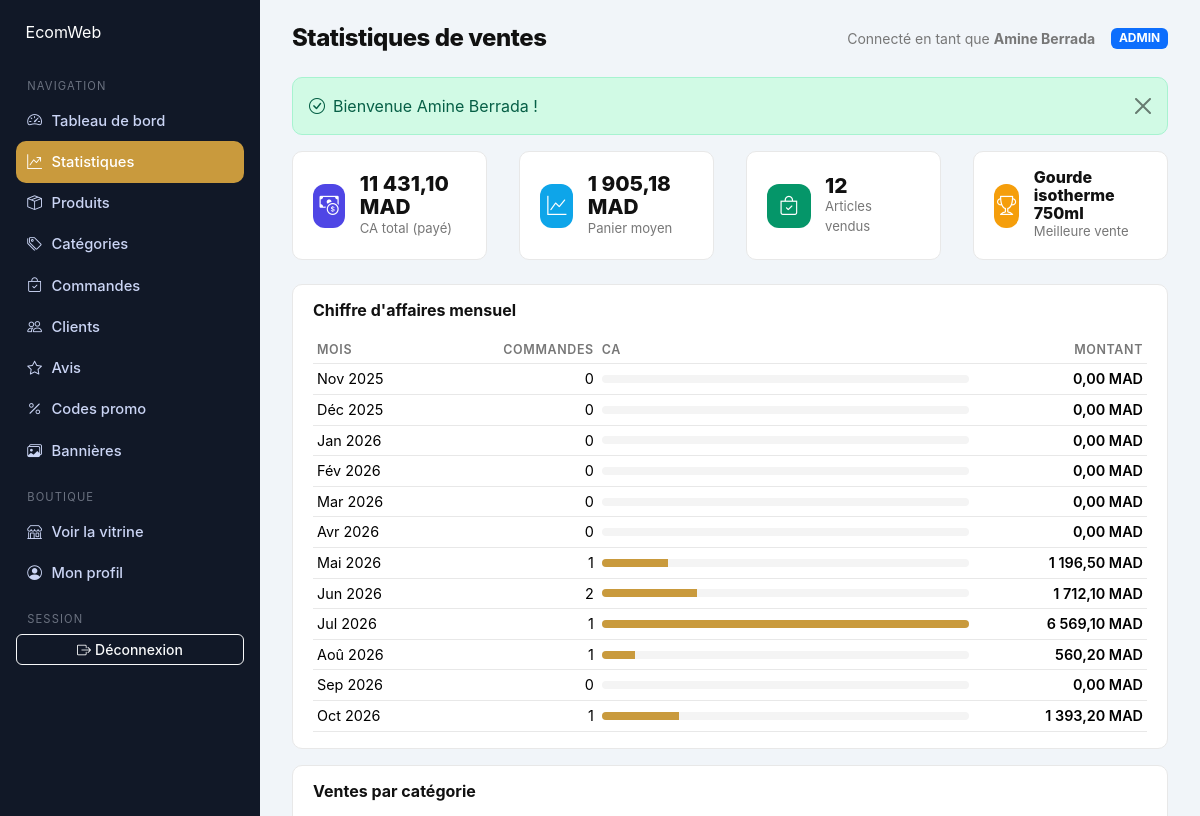
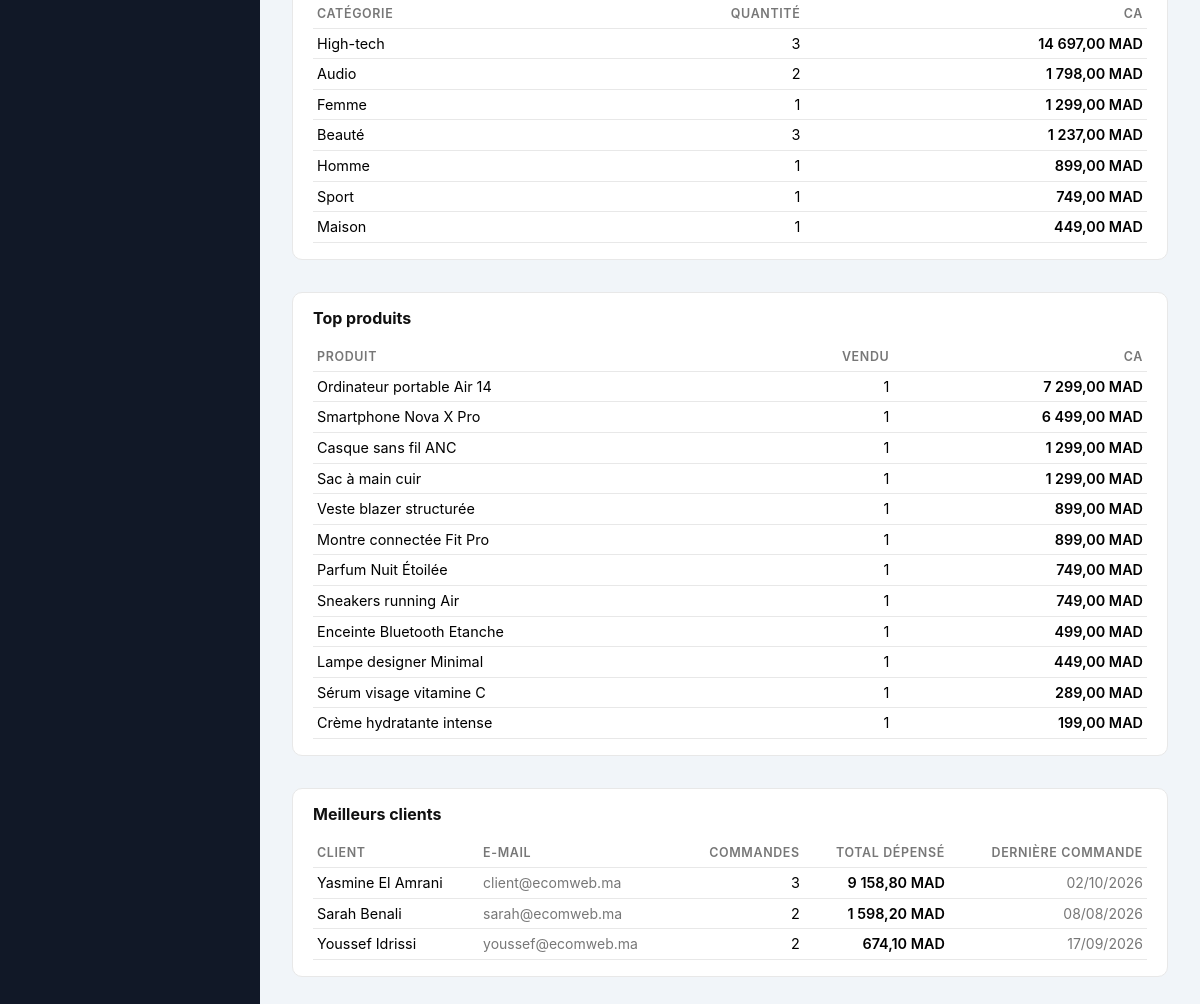
/ecommerce/ecom-projet-fend/ecom_web_platform/admin/statistiques (signed in), run on the app's committed database (2 pictures, top to bottom).
### tables this page shows
CREATE TABLE IF NOT EXISTS users (
  id          INT UNSIGNED NOT NULL AUTO_INCREMENT,
  username    VARCHAR(80)  NOT NULL,
  email       VARCHAR(160) NOT NULL,
  password    VARCHAR(255) NOT NULL,
  first_name  VARCHAR(80)  NULL,
  last_name   VARCHAR(80)  NULL,
  phone       VARCHAR(40)  NULL,
  avatar      VARCHAR(255) NULL,
  role        ENUM('CUSTOMER','ADMIN') NOT NULL DEFAULT 'CUSTOMER',
  is_active   TINYINT(1)   NOT NULL DEFAULT 1,
  last_login_at DATETIME   NULL,
  created_at  DATETIME     NOT NULL DEFAULT CURRENT_TIMESTAMP,
  updated_at  DATETIME     NOT NULL DEFAULT CURRENT_TIMESTAMP ON UPDATE CURRENT_TIMESTAMP,
  PRIMARY KEY (id),
  UNIQUE KEY uq_users_email (email),
  KEY idx_users_role (role)
);

CREATE TABLE IF NOT EXISTS products (
  id                   INT UNSIGNED NOT NULL AUTO_INCREMENT,
  name                 VARCHAR(200) NOT NULL,
  description          TEXT         NULL,
  price                DECIMAL(10,2) NOT NULL DEFAULT 0.00,
  old_price            DECIMAL(10,2) NULL,
  discount_percentage  DECIMAL(5,2)  NULL,
  stock                INT          NOT NULL DEFAULT 0,
  thumbnail            VARCHAR(255) NULL,
  images               LONGTEXT     NULL,   
  attributes           LONGTEXT     NULL,   
  brand                VARCHAR(120) NULL,
  is_featured          TINYINT(1)   NOT NULL DEFAULT 0,
  is_new               TINYINT(1)   NOT NULL DEFAULT 0,
  overlay_image        VARCHAR(255) NULL,   
  category_id          INT UNSIGNED NULL,
  sold_count           INT UNSIGNED NOT NULL DEFAULT 0,
  views                INT UNSIGNED NOT NULL DEFAULT 0,
  rating_cache         DECIMAL(3,2)  NOT NULL DEFAULT 0.00,
  review_count_cache   INT UNSIGNED NOT NULL DEFAULT 0,
  created_at           DATETIME     NOT NULL DEFAULT CURRENT_TIMESTAMP,
  updated_at           DATETIME     NOT NULL DEFAULT CURRENT_TIMESTAMP ON UPDATE CURRENT_TIMESTAMP,
  PRIMARY KEY (id),
  KEY idx_products_category (category_id),
  KEY idx_products_featured (is_featured),
  KEY idx_products_new (is_new),
  KEY idx_products_price (price),
  KEY idx_products_created (created_at),
  CONSTRAINT fk_products_category FOREIGN KEY (category_id)
    REFERENCES categories (id) ON DELETE SET NULL
);

### app/Views/admin/sales.php (the view, shortened to what the rows shown need)
<?php
$monthly = $monthly ?? [];
$byCategory = $byCategory ?? [];
$topProducts = $topProducts ?? [];
$customers = $customers ?? [];
$bestSeller = $bestSeller ?? null;
$maxRevenue = 1.0;
foreach ($monthly as $month) {
    $maxRevenue = max($maxRevenue, (float) $month['totalSales']);
}
?>
<div class="row g-3 mb-4">
    <div class="col-md-6 col-xl-3">
        <div class="stat-card">
            <div>
                <div class="value" style="font-size:1rem"><?= e($bestSeller ? excerpt($bestSeller->name, 22) : '—') ?></div>
                <div class="label">Meilleure vente</div>
            </div>
        </div>
    </div>
</div>
<div class="table-card mb-3">
    <h2 class="h6 fw-bold mb-3">Chiffre d'affaires mensuel</h2>
    <div class="table-responsive">
        <table class="table table-sm mb-0">
            <thead>
                <tr>
                    <th>Mois</th>
                    <th class="text-end">Commandes</th>
                    <th style="width:45%">CA</th>
                    <th class="text-end">Montant</th>
                </tr>
            </thead>
        </table>
    </div>
</div>
<div class="row g-3">
    <div class="col-lg-6">
        <div class="table-card mb-3">
            <h2 class="h6 fw-bold mb-3">Ventes par catégorie</h2>
            <div class="table-responsive">
                <table class="table table-sm mb-0">
                    <thead><tr><th>Catégorie</th><th class="text-end">Quantité</th><th class="text-end">CA</th></tr></thead>
                </table>
            </div>
        </div>
    </div>
    <div class="col-lg-6">
        <div class="table-card mb-3">
            <h2 class="h6 fw-bold mb-3">Top produits</h2>
            <div class="table-responsive">
                <table class="table table-sm mb-0">
                    <thead><tr><th>Produit</th><th class="text-end">Vendu</th><th class="text-end">CA</th></tr></thead>
                    <tbody>
                    <?php foreach ($topProducts as $row): ?>
                        <tr>
                            <td><?= e(excerpt($row['productName'], 34)) ?></td>
                            <td class="text-end"><?= (int) $row['quantitySold'] ?></td>
                            <td class="text-end fw-semibold"><?= e(money($row['totalRevenue'])) ?></td>
                        </tr>
                    <?php endforeach; ?>
                    </tbody>
                </table>
            </div>
        </div>
    </div>
    <div class="col-12">
        <div class="table-card">
            <h2 class="h6 fw-bold mb-3">Meilleurs clients</h2>
            <div class="table-responsive">
                <table class="table table-sm mb-0">
                    <thead>
                        <tr>
                            <th>Client</th>
                            <th>E-mail</th>
                            <th class="text-end">Commandes</th>
                            <th class="text-end">Total dépensé</th>
                            <th class="text-end">Dernière commande</th>
                        </tr>
                    </thead>
                </table>
            </div>
        </div>
    </div>
</div>

### app/Views/layouts/admin.php (shortened to what the rows shown need)
<?php
$user = $currentUser ?? \App\Core\Auth::user();
?>
<!doctype html>
<html lang="fr">
<head>
    <link href="https://cdn.jsdelivr.net/npm/bootstrap@5.3.3/dist/css/bootstrap.min.css" rel="stylesheet">
    <link href="https://cdn.jsdelivr.net/npm/bootstrap-icons@1.11.3/font/bootstrap-icons.min.css" rel="stylesheet">
    <link href="<?= e(asset('assets/css/style.css')) ?>" rel="stylesheet">
</head>
<body>
<div class="admin-shell">
    <main class="admin-main">
        <header class="admin-header">
            <div>
                <h1><?= e($title ?? 'Back-office') ?></h1>
            </div>
            <div class="d-flex align-items-center gap-3">
                <?php if ($user !== null): ?>
                    <span class="text-muted-2 small">
                        Connecté en tant que <strong><?= e($user->fullName()) ?></strong>
                    </span>
                    <span class="badge bg-primary text-uppercase"><?= e($user->role) ?></span>
                <?php endif; ?>
            </div>
        </header>
        <?= $content ?>
    </main>
</div>
</body>
</html>

### data on the page
users: $user->fullName() "Amine Berrada", role "ADMIN"
products: name "Gourde isotherme 750ml"
products: name "Ordinateur portable Air 14", quantitySold "1", totalRevenue "7 299,00 MAD"
products: name "Smartphone Nova X Pro", quantitySold "1", totalRevenue "6 499,00 MAD"
products: name "Casque sans fil ANC", quantitySold "1", totalRevenue "1 299,00 MAD"
products: name "Sac à main cuir", quantitySold "1", totalRevenue "1 299,00 MAD"
products: name "Veste blazer structurée", quantitySold "1", totalRevenue "899,00 MAD"
products: name "Montre connectée Fit Pro", quantitySold "1", totalRevenue "899,00 MAD"
products: name "Parfum Nuit Étoilée", quantitySold "1", totalRevenue "749,00 MAD"
products: name "Sneakers running Air", quantitySold "1", totalRevenue "749,00 MAD"
products: name "Enceinte Bluetooth Etanche", quantitySold "1", totalRevenue "499,00 MAD"
products: name "Lampe designer Minimal", quantitySold "1", totalRevenue "449,00 MAD"
products: name "Sérum visage vitamine C", quantitySold "1", totalRevenue "289,00 MAD"
products: name "Crème hydratante intense", quantitySold "1", totalRevenue "199,00 MAD"

### other printed values
$label "Tableau de bord"
$label "Statistiques"
$label "Produits"
$label "Catégories"
$label "Commandes"
$label "Clients"
$label "Avis"
$label "Codes promo"
$label "Bannières"
$title "Statistiques de ventes"
$flash['message'] "Bienvenue Amine Berrada !"
money($stats['revenue'] ?? 0) "11 431,10 MAD"
money($stats['averageOrder'] ?? 0) "1 905,18 MAD"
$stats['unitsSold'] "12"
$month['month'] . ' ' . $month['year'] "Nov 2025"
